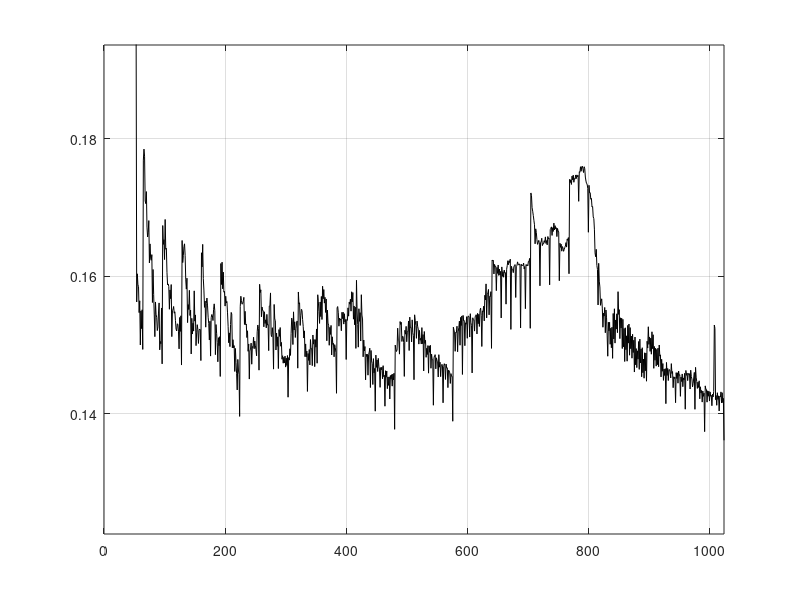

MATLAB code to generate this figure: (Note: this script raises an error after producing the figure.)
close all
ConvCPU = 5.22612;
ConvGPU = [
1 4.48131
2 2.25564
3 1.52032
4 1.16607
5 0.933378
6 0.773755
7 0.68313
8 0.600469
9 0.523088
10 0.511404
11 0.437202
12 0.430302
13 0.423114
14 0.351789
15 0.349793
16 0.346056
17 0.343474
18 0.271695
19 0.27935
20 0.270757
21 0.278518
22 0.277277
23 0.278151
24 0.270682
25 0.277378
26 0.276278
27 0.205734
28 0.204863
29 0.205794
30 0.205804
31 0.206699
32 0.195629
33 0.252815
34 0.25806
35 0.2483
36 0.247077
37 0.257475
38 0.248431
39 0.247543
40 0.246059
41 0.254586
42 0.244963
43 0.24446
44 0.241898
45 0.242261
46 0.243915
47 0.242409
48 0.227996
49 0.240667
50 0.237828
51 0.236855
52 0.229629
53 0.197236
54 0.156263
55 0.16035
56 0.158783
57 0.15848
58 0.154709
59 0.15643
60 0.150006
61 0.154958
62 0.152386
63 0.155125
64 0.149362
65 0.176879
66 0.178474
67 0.177447
68 0.17093
69 0.170549
70 0.1723
71 0.167136
72 0.165703
73 0.166376
74 0.168085
75 0.161934
76 0.164698
77 0.162654
78 0.162312
79 0.163136
80 0.156181
81 0.160977
82 0.157354
83 0.154373
84 0.151214
85 0.156257
86 0.154455
87 0.154043
88 0.152101
89 0.152631
90 0.154645
91 0.15612
92 0.149295
93 0.150519
94 0.150195
95 0.155385
96 0.14726
97 0.167365
98 0.164624
99 0.165309
100 0.162421
101 0.168249
102 0.163914
103 0.164063
104 0.160565
105 0.158738
106 0.158881
107 0.158505
108 0.155198
109 0.158004
110 0.15674
111 0.158788
112 0.151219
113 0.155032
114 0.15517
115 0.155603
116 0.15462
117 0.154839
118 0.153556
119 0.152315
120 0.15205
121 0.153079
122 0.153018
123 0.152014
124 0.149441
125 0.154004
126 0.151974
127 0.154247
128 0.147091
129 0.165194
130 0.161981
131 0.162982
132 0.164281
133 0.164708
134 0.163043
135 0.159472
136 0.158123
137 0.159711
138 0.153256
139 0.15588
140 0.155161
141 0.15795
142 0.154284
143 0.155064
144 0.148699
145 0.15388
146 0.151598
147 0.153169
148 0.152025
149 0.157872
150 0.153469
151 0.154376
152 0.149911
153 0.151765
154 0.152957
155 0.152241
156 0.150228
157 0.152152
158 0.152311
159 0.152251
160 0.147738
161 0.163406
162 0.161353
163 0.164629
164 0.159641
165 0.157988
166 0.155474
167 0.156394
168 0.152595
169 0.156071
170 0.156826
171 0.155685
172 0.15404
173 0.153116
174 0.150729
175 0.153461
176 0.148392
177 0.153972
178 0.154433
179 0.154254
180 0.153555
181 0.155192
182 0.155984
183 0.154972
184 0.148598
185 0.152975
186 0.151698
187 0.15039
188 0.147566
189 0.151067
190 0.149905
191 0.15121
192 0.14543
193 0.161844
194 0.158792
195 0.162045
196 0.158171
197 0.160593
198 0.15767
199 0.1578
200 0.155658
201 0.157088
202 0.15613
203 0.156329
204 0.154675
205 0.152718
206 0.15033
207 0.151762
208 0.149764
209 0.152976
210 0.154736
211 0.154503
212 0.14958
213 0.150775
214 0.149585
215 0.149916
216 0.146153
217 0.149504
218 0.147451
219 0.145895
220 0.14347
221 0.147908
222 0.146364
223 0.145716
224 0.139625
225 0.155582
226 0.157089
227 0.156438
228 0.155934
229 0.156054
230 0.156343
231 0.156927
232 0.152984
233 0.154899
234 0.152937
235 0.153058
236 0.151083
237 0.152067
238 0.149085
239 0.150153
240 0.145051
241 0.149207
242 0.149348
243 0.150275
244 0.147211
245 0.149781
246 0.149627
247 0.151132
248 0.149459
249 0.150578
250 0.149874
251 0.14932
252 0.148433
253 0.151917
254 0.15291
255 0.152403
256 0.146346
257 0.158826
258 0.157624
259 0.158027
260 0.154099
261 0.15552
262 0.155009
263 0.15498
264 0.152645
265 0.154827
266 0.153136
267 0.153662
268 0.152496
269 0.154454
270 0.152894
271 0.152977
272 0.149184
273 0.155681
274 0.155719
275 0.157572
276 0.151507
277 0.151213
278 0.152522
279 0.151439
280 0.146497
281 0.155896
282 0.153768
283 0.153552
284 0.149275
285 0.151747
286 0.149808
287 0.15119
288 0.14658
289 0.152243
290 0.151257
291 0.152541
292 0.149823
293 0.150382
294 0.147933
295 0.148443
296 0.147359
297 0.148214
298 0.147396
299 0.148389
300 0.146793
301 0.148087
302 0.147028
303 0.148473
304 0.142415
305 0.14817
306 0.147805
307 0.149456
308 0.148488
309 0.151647
310 0.153917
311 0.15348
312 0.150068
313 0.154821
314 0.152182
315 0.153375
316 0.151094
317 0.152411
318 0.153188
319 0.153502
320 0.146636
321 0.157708
322 0.155967
323 0.156137
324 0.152845
325 0.154247
326 0.155188
327 0.155022
328 0.153719
329 0.152719
330 0.151015
331 0.152059
332 0.148305
333 0.150159
334 0.148281
335 0.149117
336 0.143255
337 0.148766
338 0.14776
339 0.149343
340 0.147106
341 0.150791
342 0.14941
343 0.14948
344 0.147004
345 0.151458
346 0.15013
347 0.150795
348 0.146859
349 0.150782
350 0.149687
351 0.152333
352 0.147354
353 0.157305
354 0.156281
355 0.154855
356 0.153143
357 0.156259
358 0.154136
359 0.157058
360 0.153708
361 0.158548
362 0.156717
363 0.158061
364 0.156093
365 0.156933
366 0.154734
367 0.156694
368 0.150616
369 0.15508
370 0.153166
371 0.152886
372 0.149964
373 0.152569
374 0.151541
375 0.152848
376 0.148549
377 0.151196
378 0.150079
379 0.150246
380 0.148289
381 0.150056
382 0.149614
383 0.148877
384 0.142985
385 0.155417
386 0.155588
387 0.154679
388 0.152736
389 0.153913
390 0.153662
391 0.153768
392 0.152077
393 0.154758
394 0.153843
395 0.154771
396 0.153041
397 0.154549
398 0.153353
399 0.153707
400 0.147895
401 0.153707
402 0.153581
403 0.155404
404 0.154196
405 0.15623
406 0.155948
407 0.156661
408 0.154923
409 0.15774
410 0.156267
411 0.157627
412 0.153757
413 0.155676
414 0.15294
415 0.155501
416 0.149508
417 0.159407
418 0.15494
419 0.15298
420 0.149692
421 0.155273
422 0.153441
423 0.154706
424 0.15058
425 0.157311
426 0.154344
427 0.153787
428 0.148284
429 0.150729
430 0.149132
431 0.14978
432 0.144936
433 0.148684
434 0.148325
435 0.148662
436 0.145618
437 0.148583
438 0.148964
439 0.149537
440 0.14382
441 0.149209
442 0.147686
443 0.147306
444 0.144259
445 0.148025
446 0.145953
447 0.146596
448 0.140384
449 0.148534
450 0.146754
451 0.147827
452 0.146149
453 0.14806
454 0.146832
455 0.1465
456 0.143846
457 0.146734
458 0.146391
459 0.146778
460 0.145097
461 0.147
462 0.145398
463 0.145606
464 0.141106
465 0.146266
466 0.145329
467 0.14622
468 0.143656
469 0.145357
470 0.144133
471 0.145377
472 0.142154
473 0.145577
474 0.145029
475 0.145692
476 0.144025
477 0.145776
478 0.144921
479 0.145903
480 0.137748
481 0.149988
482 0.149369
483 0.149058
484 0.149268
485 0.152446
486 0.150675
487 0.150499
488 0.148677
489 0.153412
490 0.152991
491 0.153305
492 0.150515
493 0.151273
494 0.151225
495 0.150349
496 0.145437
497 0.152145
498 0.151579
499 0.152709
500 0.150479
501 0.151877
502 0.15202
503 0.153495
504 0.149201
505 0.154054
506 0.152511
507 0.152549
508 0.150456
509 0.153657
510 0.15181
511 0.151385
512 0.144956
513 0.154391
514 0.15359
515 0.152859
516 0.150971
517 0.153483
518 0.152714
519 0.152327
520 0.150132
521 0.152128
522 0.150702
523 0.150976
524 0.150144
525 0.152531
526 0.150197
527 0.151519
528 0.146232
529 0.151964
530 0.150224
531 0.150687
532 0.148215
533 0.14953
534 0.148621
535 0.14992
536 0.145911
537 0.149867
538 0.148941
539 0.149964
540 0.146622
541 0.148676
542 0.147871
543 0.147877
544 0.14125
545 0.148166
546 0.14841
547 0.148598
548 0.146538
549 0.148142
550 0.147735
551 0.147611
552 0.145356
553 0.148596
554 0.146782
555 0.147499
556 0.145406
557 0.146979
558 0.14718
559 0.147059
560 0.141601
561 0.146858
562 0.147286
563 0.147001
564 0.144998
565 0.147234
566 0.14664
567 0.146689
568 0.143808
569 0.146354
570 0.14626
571 0.145956
572 0.144418
573 0.145842
574 0.145453
575 0.145448
576 0.138921
577 0.152592
578 0.152166
579 0.151769
580 0.149087
581 0.151876
582 0.151829
583 0.15273
584 0.149017
585 0.151912
586 0.152524
587 0.153472
588 0.149972
589 0.154016
590 0.152834
591 0.154223
592 0.145721
593 0.154308
594 0.153515
595 0.153556
596 0.149901
597 0.15323
598 0.153016
599 0.154125
600 0.150977
601 0.154118
602 0.15423
603 0.154075
604 0.151158
605 0.154552
606 0.15329
607 0.152805
608 0.145943
609 0.153958
610 0.15368
611 0.153646
612 0.152025
613 0.154095
614 0.154312
615 0.154396
616 0.15161
617 0.154607
618 0.153089
619 0.154466
620 0.152695
621 0.155017
622 0.15536
623 0.154286
624 0.149787
625 0.154955
626 0.15485
627 0.155643
628 0.153508
629 0.157235
630 0.156549
631 0.158884
632 0.153945
633 0.157322
634 0.157554
635 0.158081
636 0.154386
637 0.15708
638 0.157033
639 0.157756
640 0.149513
641 0.162338
642 0.162222
643 0.162318
644 0.160327
645 0.161719
646 0.161388
647 0.161432
648 0.157901
649 0.161275
650 0.160409
651 0.161631
652 0.160118
653 0.161032
654 0.160168
655 0.160702
656 0.153933
657 0.161351
658 0.159978
659 0.160662
660 0.15985
661 0.160896
662 0.160451
663 0.160518
664 0.155938
665 0.161008
666 0.161538
667 0.162254
668 0.161677
669 0.162239
670 0.161988
671 0.162477
672 0.152269
673 0.161443
674 0.160982
675 0.160964
676 0.160518
677 0.161437
678 0.161515
679 0.161689
680 0.156909
681 0.16144
682 0.161526
683 0.162086
684 0.161729
685 0.161624
686 0.161794
687 0.161638
688 0.152477
689 0.161746
690 0.161522
691 0.161593
692 0.161544
693 0.161913
694 0.161051
695 0.161414
696 0.15528
697 0.161695
698 0.161512
699 0.161668
700 0.161513
701 0.162148
702 0.162134
703 0.162593
704 0.152428
705 0.172104
706 0.171737
707 0.169987
708 0.169454
709 0.168841
710 0.168134
711 0.16748
712 0.164709
713 0.166887
714 0.166354
715 0.165308
716 0.164629
717 0.164868
718 0.16521
719 0.164887
720 0.158606
721 0.164925
722 0.164959
723 0.16552
724 0.16445
725 0.164742
726 0.164702
727 0.165164
728 0.164919
729 0.165715
730 0.164754
731 0.165178
732 0.164558
733 0.165767
734 0.165436
735 0.165533
736 0.158748
737 0.166793
738 0.166954
739 0.167173
740 0.165926
741 0.167053
742 0.166507
743 0.167718
744 0.166719
745 0.167345
746 0.166876
747 0.167055
748 0.165758
749 0.166948
750 0.16656
751 0.16642
752 0.159342
753 0.164794
754 0.164199
755 0.164655
756 0.16364
757 0.164312
758 0.164118
759 0.16362
760 0.163879
761 0.164187
762 0.164342
763 0.164883
764 0.164233
765 0.165416
766 0.165207
767 0.165618
768 0.16036
769 0.174083
770 0.173605
771 0.174015
772 0.173334
773 0.174545
774 0.174004
775 0.174689
776 0.173655
777 0.174192
778 0.174106
779 0.174716
780 0.174185
781 0.174725
782 0.174438
783 0.174661
784 0.170884
785 0.175192
786 0.175094
787 0.175912
788 0.175255
789 0.175885
790 0.176003
791 0.1756
792 0.17507
793 0.17591
794 0.17564
795 0.174411
796 0.173828
797 0.17346
798 0.17337
799 0.172742
800 0.166388
801 0.173214
802 0.172105
803 0.172139
804 0.171183
805 0.171315
806 0.170063
807 0.170124
808 0.168617
809 0.168393
810 0.166737
811 0.163392
812 0.162829
813 0.163906
814 0.161567
815 0.160991
816 0.155819
817 0.161873
818 0.159279
819 0.158436
820 0.155769
821 0.156316
822 0.156715
823 0.155365
824 0.152586
825 0.154629
826 0.154207
827 0.15546
828 0.151784
829 0.155091
830 0.15395
831 0.15145
832 0.148372
833 0.153318
834 0.152063
835 0.153306
836 0.150108
837 0.152445
838 0.149604
839 0.152589
840 0.148062
841 0.154583
842 0.150878
843 0.155267
844 0.150278
845 0.153641
846 0.152314
847 0.15454
848 0.151794
849 0.157754
850 0.154447
851 0.155141
852 0.150928
853 0.153955
854 0.152467
855 0.153902
856 0.149487
857 0.153735
858 0.149744
859 0.152398
860 0.147604
861 0.152504
862 0.14932
863 0.151334
864 0.147649
865 0.152851
866 0.150278
867 0.153054
868 0.14852
869 0.152532
870 0.149467
871 0.15131
872 0.148084
873 0.15156
874 0.148909
875 0.150698
876 0.146075
877 0.151158
878 0.147127
879 0.149481
880 0.146717
881 0.149155
882 0.147948
883 0.15051
884 0.146459
885 0.150857
886 0.147388
887 0.149431
888 0.145385
889 0.149607
890 0.145975
891 0.147949
892 0.145175
893 0.148876
894 0.146252
895 0.148834
896 0.14474
897 0.150552
898 0.149557
899 0.152654
900 0.150096
901 0.151171
902 0.149075
903 0.151
904 0.148665
905 0.151923
906 0.149471
907 0.151494
908 0.14661
909 0.149787
910 0.147788
911 0.149532
912 0.146932
913 0.149366
914 0.147135
915 0.149553
916 0.146843
917 0.150002
918 0.148382
919 0.148573
920 0.145365
921 0.147933
922 0.146186
923 0.147308
924 0.144863
925 0.146511
926 0.145573
927 0.146565
928 0.141476
929 0.147471
930 0.145579
931 0.146596
932 0.144838
933 0.146415
934 0.146423
935 0.146111
936 0.145215
937 0.147296
938 0.145861
939 0.146147
940 0.143795
941 0.145387
942 0.145122
943 0.145323
944 0.141618
945 0.145983
946 0.145135
947 0.145969
948 0.144452
949 0.146224
950 0.145594
951 0.14568
952 0.142543
953 0.145346
954 0.144696
955 0.145795
956 0.143942
957 0.145213
958 0.144943
959 0.145885
960 0.140671
961 0.146305
962 0.145597
963 0.145927
964 0.144829
965 0.145867
966 0.145713
967 0.145843
968 0.143604
969 0.14634
970 0.145408
971 0.145067
972 0.143913
973 0.144377
974 0.145204
975 0.146019
976 0.140657
977 0.146754
978 0.14532
979 0.14468
980 0.143689
981 0.144607
982 0.143834
983 0.144796
984 0.142182
985 0.14393
986 0.143023
987 0.143396
988 0.141706
989 0.143313
990 0.142545
991 0.143001
992 0.137409
993 0.144064
994 0.143556
995 0.143549
996 0.141695
997 0.143348
998 0.142556
999 0.143287
1000 0.141857
1001 0.143182
1002 0.14255
1003 0.1427
1004 0.141179
1005 0.142857
1006 0.142449
1007 0.143235
1008 0.152905
1009 0.152423
1010 0.142062
1011 0.142664
1012 0.141241
1013 0.143067
1014 0.142091
1015 0.142609
1016 0.140415
1017 0.142563
1018 0.142441
1019 0.143188
1020 0.141586
1021 0.143067
1022 0.141628
1023 0.142242
1024 0.136148
];
ConvGPUshared = [
1 4.23101
2 2.13038
3 1.43644
4 1.10197
5 0.883898
6 0.733956
7 0.646872
8 0.568016
9 0.496663
10 0.484021
11 0.414857
12 0.40777
13 0.400979
14 0.334474
15 0.331677
16 0.32819
17 0.327017
18 0.290169
19 0.28753
20 0.256841
21 0.266692
22 0.265777
23 0.266824
24 0.257741
25 0.266668
26 0.265458
27 0.196742
28 0.195541
29 0.197188
30 0.197405
31 0.198248
32 0.185949
33 0.21289
34 0.21159
35 0.210248
36 0.208183
37 0.208277
38 0.205863
39 0.205336
40 0.200576
41 0.204098
42 0.203277
43 0.202852
44 0.200878
45 0.201733
46 0.200974
47 0.200332
48 0.185217
49 0.199312
50 0.198137
51 0.198631
52 0.192718
53 0.199479
54 0.19466
55 0.195567
56 0.194746
57 0.201987
58 0.202532
59 0.198871
60 0.197415
61 0.201525
62 0.114435
63 0.115054
64 0.10836
65 0.204032
66 0.204201
67 0.204836
68 0.205033
69 0.205923
70 0.205422
71 0.201074
72 0.193677
73 0.202225
74 0.2019
75 0.202771
76 0.201578
77 0.206038
78 0.206055
79 0.206263
80 0.192009
81 0.206626
82 0.206512
83 0.207058
84 0.206905
85 0.207168
86 0.207191
87 0.207524
88 0.194229
89 0.207903
90 0.207738
91 0.208125
92 0.208034
93 0.117361
94 0.114172
95 0.114624
96 0.107824
97 0.198111
98 0.199
99 0.198645
100 0.197931
101 0.199203
102 0.198846
103 0.198559
104 0.198452
105 0.199
106 0.194461
107 0.194528
108 0.194051
109 0.194798
110 0.194884
111 0.195585
112 0.187054
113 0.195883
114 0.220342
115 0.196329
116 0.196214
117 0.197633
118 0.198112
119 0.198497
120 0.196678
121 0.202333
122 0.201045
123 0.201189
124 0.200599
125 0.2013
126 0.201579
127 0.201875
128 0.187689
129 0.209983
130 0.210151
131 0.210281
132 0.210075
133 0.210342
134 0.210643
135 0.210761
136 0.210307
137 0.210619
138 0.210844
139 0.210666
140 0.204565
141 0.204011
142 0.20197
143 0.202243
144 0.187935
145 0.202013
146 0.202268
147 0.202415
148 0.201457
149 0.202142
150 0.202153
151 0.202292
152 0.201386
153 0.202535
154 0.203811
155 0.203938
156 0.203356
157 0.204228
158 0.204398
159 0.204839
160 0.19058
161 0.210227
162 0.210323
163 0.2106
164 0.210133
165 0.210315
166 0.210291
167 0.210068
168 0.20484
169 0.203558
170 0.202744
171 0.203102
172 0.202956
173 0.203398
174 0.203293
175 0.204341
176 0.189902
177 0.203989
178 0.203574
179 0.203859
180 0.203625
181 0.204376
182 0.203992
183 0.204276
184 0.204176
185 0.204843
186 0.116719
187 0.116969
188 0.116322
189 0.117271
190 0.116947
191 0.117588
192 0.110096
193 0.18841
194 0.188217
195 0.188779
196 0.189079
197 0.18962
198 0.189346
199 0.190084
200 0.189
201 0.190651
202 0.190801
203 0.190891
204 0.190324
205 0.191025
206 0.191863
207 0.191753
208 0.188614
209 0.191211
210 0.190884
211 0.190844
212 0.186844
213 0.187477
214 0.185443
215 0.185837
216 0.185084
217 0.186622
218 0.187159
219 0.187499
220 0.187067
221 0.187854
222 0.188264
223 0.189818
224 0.186812
225 0.190482
226 0.190343
227 0.190795
228 0.190565
229 0.190745
230 0.190382
231 0.190479
232 0.189932
233 0.191008
234 0.190675
235 0.190602
236 0.190248
237 0.190973
238 0.190736
239 0.191433
240 0.188388
241 0.19131
242 0.190828
243 0.190956
244 0.190489
245 0.191265
246 0.1915
247 0.19155
248 0.189913
249 0.191438
250 0.191539
251 0.191904
252 0.191137
253 0.192007
254 0.191983
255 0.193107
256 0.189363
257 0.194416
258 0.194019
259 0.194396
260 0.193835
261 0.19479
262 0.193946
263 0.194893
264 0.193879
265 0.194943
266 0.194739
267 0.195132
268 0.194118
269 0.195338
270 0.195195
271 0.195833
272 0.193735
273 0.195304
274 0.194883
275 0.19534
276 0.19512
277 0.195814
278 0.194127
279 0.19502
280 0.193967
281 0.192525
282 0.191331
283 0.190482
284 0.188198
285 0.18875
286 0.188716
287 0.189972
288 0.186159
289 0.188548
290 0.188542
291 0.188643
292 0.187897
293 0.188476
294 0.188485
295 0.188921
296 0.187054
297 0.188632
298 0.188348
299 0.188547
300 0.188292
301 0.189017
302 0.188646
303 0.18935
304 0.186775
305 0.189337
306 0.188514
307 0.191648
308 0.1883
309 0.189864
310 0.228119
311 0.189974
312 0.187494
313 0.189247
314 0.18891
315 0.18907
316 0.188483
317 0.18955
318 0.189302
319 0.190118
320 0.187196
321 0.191038
322 0.190764
323 0.191087
324 0.21988
325 0.190778
326 0.190755
327 0.191392
328 0.189195
329 0.191034
330 0.190748
331 0.191033
332 0.206744
333 0.191324
334 0.191104
335 0.19196
336 0.189071
337 0.191457
338 0.191108
339 0.19161
340 0.191004
341 0.191303
342 0.191143
343 0.191733
344 0.189778
345 0.191714
346 0.191215
347 0.191738
348 0.191384
349 0.192347
350 0.191675
351 0.192575
352 0.190198
353 0.194312
354 0.193911
355 0.193956
356 0.193323
357 0.194001
358 0.193825
359 0.194355
360 0.192181
361 0.194044
362 0.194181
363 0.194065
364 0.193781
365 0.194491
366 0.194004
367 0.194555
368 0.191862
369 0.194495
370 0.193905
371 0.194355
372 0.193753
373 0.194614
374 0.194074
375 0.19457
376 0.192353
377 0.194796
378 0.194119
379 0.194458
380 0.193828
381 0.194941
382 0.194713
383 0.195128
384 0.19265
385 0.198404
386 0.198256
387 0.198164
388 0.197837
389 0.198484
390 0.19817
391 0.198453
392 0.196929
393 0.198622
394 0.19833
395 0.198253
396 0.197873
397 0.19892
398 0.198507
399 0.198856
400 0.196933
401 0.199062
402 0.198563
403 0.198689
404 0.197876
405 0.198987
406 0.198944
407 0.199051
408 0.197671
409 0.199316
410 0.199069
411 0.199134
412 0.198457
413 0.199345
414 0.199228
415 0.199115
416 0.193516
417 0.197797
418 0.19445
419 0.194349
420 0.192826
421 0.192546
422 0.191938
423 0.190726
424 0.188808
425 0.189437
426 0.188738
427 0.188155
428 0.186914
429 0.187974
430 0.187775
431 0.188202
432 0.1856
433 0.18759
434 0.187421
435 0.187535
436 0.187187
437 0.18768
438 0.187374
439 0.187489
440 0.186946
441 0.187733
442 0.18771
443 0.187515
444 0.187143
445 0.188138
446 0.188028
447 0.188496
448 0.186357
449 0.187736
450 0.187958
451 0.187832
452 0.187558
453 0.1881
454 0.187801
455 0.187661
456 0.187572
457 0.188254
458 0.187977
459 0.188071
460 0.187647
461 0.188776
462 0.188488
463 0.188469
464 0.186864
465 0.188515
466 0.188505
467 0.188062
468 0.187629
469 0.18856
470 0.188276
471 0.188177
472 0.187412
473 0.188564
474 0.188537
475 0.18835
476 0.187804
477 0.188969
478 0.188897
479 0.188882
480 0.187494
481 0.189771
482 0.189901
483 0.190004
484 0.18936
485 0.189764
486 0.189751
487 0.203152
488 0.189192
489 0.190057
490 0.190052
491 0.190151
492 0.189344
493 0.190517
494 0.190504
495 0.190717
496 0.188616
497 0.190658
498 0.190056
499 0.19032
500 0.189618
501 0.189922
502 0.189879
503 0.190134
504 0.189748
505 0.190412
506 0.189982
507 0.190041
508 0.189663
509 0.190741
510 0.190302
511 0.190348
512 0.188614
513 0.190317
514 0.190213
515 0.190274
516 0.18964
517 0.190145
518 0.190306
519 0.190257
520 0.189619
521 0.190296
522 0.190465
523 0.190545
524 0.189936
525 0.190944
526 0.190824
527 0.191035
528 0.189623
529 0.190821
530 0.190567
531 0.190668
532 0.190219
533 0.19084
534 0.190553
535 0.190502
536 0.189895
537 0.190973
538 0.190909
539 0.190918
540 0.190303
541 0.191581
542 0.191691
543 0.191706
544 0.189829
545 0.192787
546 0.19264
547 0.193049
548 0.191808
549 0.19268
550 0.192508
551 0.19265
552 0.192332
553 0.192962
554 0.192675
555 0.192799
556 0.192299
557 0.193448
558 0.193353
559 0.193574
560 0.191745
561 0.193557
562 0.193188
563 0.193164
564 0.192195
565 0.19359
566 0.193256
567 0.19322
568 0.192318
569 0.193851
570 0.193881
571 0.19346
572 0.192563
573 0.193476
574 0.193973
575 0.193951
576 0.192101
577 0.19377
578 0.193824
579 0.194088
580 0.192823
581 0.193639
582 0.193568
583 0.193535
584 0.193171
585 0.193781
586 0.193664
587 0.193782
588 0.193416
589 0.194274
590 0.194367
591 0.194261
592 0.192747
593 0.194403
594 0.194333
595 0.194118
596 0.193213
597 0.193899
598 0.194054
599 0.193988
600 0.193149
601 0.194223
602 0.194158
603 0.194247
604 0.193668
605 0.19514
606 0.194804
607 0.195197
608 0.193302
609 0.196681
610 0.196531
611 0.196997
612 0.196066
613 0.196426
614 0.19699
615 0.196538
616 0.1962
617 0.196568
618 0.196601
619 0.196599
620 0.196395
621 0.197411
622 0.196844
623 0.196967
624 0.195785
625 0.197029
626 0.196824
627 0.197104
628 0.196032
629 0.196972
630 0.196684
631 0.19679
632 0.196114
633 0.197082
634 0.196958
635 0.196783
636 0.196101
637 0.197409
638 0.197624
639 0.197342
640 0.195971
641 0.19772
642 0.197967
643 0.197989
644 0.197282
645 0.197682
646 0.197775
647 0.198059
648 0.197174
649 0.198045
650 0.198022
651 0.198202
652 0.197587
653 0.198629
654 0.198372
655 0.198795
656 0.197014
657 0.198172
658 0.198089
659 0.198742
660 0.197561
661 0.198232
662 0.198286
663 0.198568
664 0.198071
665 0.198697
666 0.198541
667 0.198555
668 0.197975
669 0.199766
670 0.199222
671 0.199215
672 0.197826
673 0.201436
674 0.20176
675 0.201678
676 0.200954
677 0.201485
678 0.201813
679 0.201668
680 0.20092
681 0.202202
682 0.201807
683 0.201818
684 0.201022
685 0.202116
686 0.202197
687 0.20241
688 0.200457
689 0.202127
690 0.202164
691 0.202052
692 0.201223
693 0.201974
694 0.201824
695 0.202068
696 0.201567
697 0.202279
698 0.202151
699 0.202152
700 0.201676
701 0.202912
702 0.202544
703 0.202794
704 0.201213
705 0.203385
706 0.20355
707 0.20417
708 0.203177
709 0.20351
710 0.203317
711 0.203375
712 0.202803
713 0.203312
714 0.20351
715 0.203324
716 0.202871
717 0.204132
718 0.204294
719 0.204659
720 0.202279
721 0.204734
722 0.204046
723 0.204496
724 0.203589
725 0.20429
726 0.203574
727 0.203874
728 0.202968
729 0.204091
730 0.204628
731 0.204705
732 0.203789
733 0.205202
734 0.204831
735 0.205
736 0.202816
737 0.208739
738 0.208784
739 0.208948
740 0.208212
741 0.208144
742 0.208636
743 0.208439
744 0.206875
745 0.207837
746 0.207577
747 0.207387
748 0.2066
749 0.208131
750 0.208023
751 0.208711
752 0.205304
753 0.208872
754 0.208874
755 0.208792
756 0.208857
757 0.208279
758 0.208401
759 0.208393
760 0.208817
761 0.208946
762 0.208943
763 0.20893
764 0.208894
765 0.208959
766 0.208778
767 0.208949
768 0.206416
769 0.209153
770 0.208799
771 0.208902
772 0.208803
773 0.208923
774 0.208732
775 0.209061
776 0.208746
777 0.20919
778 0.209088
779 0.208845
780 0.208814
781 0.209435
782 0.209275
783 0.20904
784 0.207063
785 0.209216
786 0.22157
787 0.209337
788 0.209099
789 0.209066
790 0.20892
791 0.208965
792 0.208757
793 0.209158
794 0.208915
795 0.20886
796 0.209184
797 0.209676
798 0.209836
799 0.209122
800 0.207297
801 0.213963
802 0.213587
803 0.213625
804 0.212823
805 0.212668
806 0.208341
807 0.208306
808 0.207329
809 0.252727
810 0.207736
811 0.206612
812 0.205659
813 0.206411
814 0.205632
815 0.202904
816 0.200996
817 0.202439
818 0.202049
819 0.201798
820 0.200777
821 0.201372
822 0.200504
823 0.197725
824 0.197318
825 0.197878
826 0.197137
827 0.197112
828 0.196152
829 0.196759
830 0.196034
831 0.19581
832 0.193257
833 0.196055
834 0.194284
835 0.19398
836 0.193017
837 0.1935
838 0.193373
839 0.193221
840 0.19258
841 0.192961
842 0.192911
843 0.192247
844 0.19138
845 0.192247
846 0.191838
847 0.192179
848 0.191965
849 0.191792
850 0.191496
851 0.190875
852 0.190135
853 0.190661
854 0.190286
855 0.190389
856 0.189965
857 0.19038
858 0.190195
859 0.190289
860 0.189871
861 0.190482
862 0.190449
863 0.190463
864 0.190254
865 0.190463
866 0.190282
867 0.191064
868 0.19027
869 0.190753
870 0.19056
871 0.190856
872 0.190517
873 0.190932
874 0.190681
875 0.19078
876 0.190462
877 0.191217
878 0.190607
879 0.190585
880 0.190836
881 0.191202
882 0.190602
883 0.191052
884 0.190281
885 0.191307
886 0.190915
887 0.190849
888 0.190561
889 0.191072
890 0.191093
891 0.190848
892 0.190404
893 0.191278
894 0.191124
895 0.191351
896 0.191037
897 0.191158
898 0.190812
899 0.191494
900 0.190804
901 0.191404
902 0.191096
903 0.191193
904 0.191114
905 0.191323
906 0.19099
907 0.191416
908 0.190843
909 0.191563
910 0.190944
911 0.191031
912 0.191253
913 0.191205
914 0.191265
915 0.19148
916 0.190919
917 0.191344
918 0.191389
919 0.191468
920 0.190998
921 0.191263
922 0.191412
923 0.191536
924 0.190923
925 0.191675
926 0.191233
927 0.191614
928 0.19163
929 0.191389
930 0.191302
931 0.191712
932 0.191341
933 0.191737
934 0.191484
935 0.191727
936 0.19133
937 0.191966
938 0.191363
939 0.191619
940 0.191305
941 0.191798
942 0.19124
943 0.191468
944 0.191557
945 0.19181
946 0.191757
947 0.191847
948 0.191048
949 0.191829
950 0.191745
951 0.191786
952 0.19133
953 0.191854
954 0.191712
955 0.19164
956 0.191204
957 0.192496
958 0.191932
959 0.191715
960 0.191867
961 0.193152
962 0.193233
963 0.193747
964 0.192785
965 0.193476
966 0.19345
967 0.193538
968 0.192897
969 0.19373
970 0.193153
971 0.193574
972 0.193222
973 0.193333
974 0.193129
975 0.193412
976 0.193467
977 0.193214
978 0.193274
979 0.193653
980 0.193188
981 0.193901
982 0.193411
983 0.193562
984 0.193264
985 0.193809
986 0.193476
987 0.216783
988 0.19303
989 0.193804
990 0.193558
991 0.242516
992 0.193586
993 0.193499
994 0.193631
995 0.220936
996 0.193071
997 0.193674
998 0.193628
999 0.19386
1000 0.193326
1001 0.193698
1002 0.19375
1003 0.193923
1004 0.193318
1005 0.193795
1006 0.193354
1007 0.193565
1008 0.193967
1009 0.194006
1010 0.193328
1011 0.194219
1012 0.193167
1013 0.193912
1014 0.193685
1015 0.193805
1016 0.19354
1017 0.1938
1018 0.193612
1019 0.193752
1020 0.193009
1021 0.194193
1022 0.193584
1023 0.193637
1024 0.193765
];
PointToPointMultiply = [
1 0.0554992
2 0.0302362
3 0.0221411
4 0.0179206
5 0.0153632
6 0.0139562
7 0.0127283
8 0.0118816
9 0.0113898
10 0.0112307
11 0.0103712
12 0.00944352
13 0.00880736
14 0.00863776
15 0.00824896
16 0.00809728
17 0.00796
18 0.00771008
19 0.00751296
20 0.00730944
21 0.0072816
22 0.00721632
23 0.00714816
24 0.0069504
25 0.00699552
26 0.00691456
27 0.00686496
28 0.006768
29 0.00679648
30 0.00671168
31 0.00669344
32 0.0064112
33 0.0067136
34 0.00665344
35 0.0065392
36 0.0064528
37 0.0065104
38 0.0064896
39 0.0064544
40 0.00626592
41 0.00635424
42 0.00630016
43 0.00632352
44 0.00624512
45 0.0062992
46 0.0062304
47 0.00621088
48 0.0060816
49 0.00621024
50 0.00616704
51 0.00620192
52 0.0061312
53 0.00622944
54 0.00614464
55 0.00613824
56 0.00601152
57 0.00610496
58 0.00604992
59 0.00642624
60 0.00601536
61 0.0061248
62 0.00605472
63 0.00655008
64 0.00587424
65 0.00604832
66 0.00600608
67 0.0060064
68 0.00582816
69 0.00581888
70 0.00576608
71 0.00589152
72 0.0057696
73 0.00580896
74 0.00594112
75 0.00581632
76 0.005808
77 0.00580864
78 0.0057904
79 0.00581568
80 0.00572544
81 0.00581568
82 0.00581216
83 0.00581248
84 0.00570944
85 0.00580384
86 0.0057536
87 0.00579776
88 0.0057232
89 0.00583008
90 0.00577312
91 0.0057856
92 0.00571936
93 0.00581344
94 0.00579456
95 0.00586432
96 0.005696
97 0.00576512
98 0.00576704
99 0.00575552
100 0.00572416
101 0.0057968
102 0.00575584
103 0.00585952
104 0.00569184
105 0.0058384
106 0.00577376
107 0.00582624
108 0.00570752
109 0.00574656
110 0.00578336
111 0.00577664
112 0.00570272
113 0.00580544
114 0.00577376
115 0.0059264
116 0.0057328
117 0.00598144
118 0.0059744
119 0.00603008
120 0.0058304
121 0.00610912
122 0.00601824
123 0.00607488
124 0.00587648
125 0.0059744
126 0.00614432
127 0.00616192
128 0.00618976
129 0.00617568
130 0.00615232
131 0.0061952
132 0.00603936
133 0.00629696
134 0.00631584
135 0.00637376
136 0.00673696
137 0.00630432
138 0.0062016
139 0.00604448
140 0.00578592
141 0.00580416
142 0.00591232
143 0.00581344
144 0.00571296
145 0.00583264
146 0.006072
147 0.00589856
148 0.00576192
149 0.00582816
150 0.00578336
151 0.00584608
152 0.00572832
153 0.0058016
154 0.00577312
155 0.00582144
156 0.00576544
157 0.0057424
158 0.00573184
159 0.00573632
160 0.00565696
161 0.00578368
162 0.00577024
163 0.00578976
164 0.0057344
165 0.00579488
166 0.00578208
167 0.00582208
168 0.00571072
169 0.00582016
170 0.00580352
171 0.00584096
172 0.00576704
173 0.00592672
174 0.00585344
175 0.00586272
176 0.00572672
177 0.00582816
178 0.00580096
179 0.00582368
180 0.00574528
181 0.00575776
182 0.00572896
183 0.00579424
184 0.0056624
185 0.00574016
186 0.00587648
187 0.00575648
188 0.00571744
189 0.00579104
190 0.0058064
191 0.00582112
192 0.0056928
193 0.0058032
194 0.00579776
195 0.00581344
196 0.00575648
197 0.0058464
198 0.00580416
199 0.00588032
200 0.00576672
201 0.00583456
202 0.00582816
203 0.00587648
204 0.0057584
205 0.0058464
206 0.0058912
207 0.00588128
208 0.00572352
209 0.00584192
210 0.0057936
211 0.00584544
212 0.00573536
213 0.00579744
214 0.00579424
215 0.00582208
216 0.00573376
217 0.00575744
218 0.0057216
219 0.00573024
220 0.00567424
221 0.00574208
222 0.00571456
223 0.0057776
224 0.00563456
225 0.0057552
226 0.005744
227 0.00576704
228 0.00571008
229 0.00579104
230 0.00575072
231 0.00577824
232 0.00568448
233 0.00581952
234 0.00575968
235 0.00577568
236 0.00571552
237 0.00580256
238 0.00579232
239 0.0058352
240 0.00571488
241 0.00581696
242 0.00576672
243 0.00584
244 0.00575968
245 0.00584128
246 0.0058176
247 0.00583584
248 0.00576384
249 0.00587904
250 0.00604896
251 0.00602176
252 0.00609216
253 0.00609696
254 0.00603776
255 0.0060432
256 0.00601216
257 0.00600224
258 0.00599488
259 0.00618368
260 0.00611328
261 0.00619552
262 0.00618304
263 0.00629632
264 0.00610816
265 0.00607232
266 0.00622368
267 0.00643872
268 0.00629056
269 0.00646208
270 0.00637248
271 0.00605728
272 0.00583008
273 0.00575168
274 0.00569248
275 0.00575616
276 0.00567584
277 0.0057744
278 0.00591776
279 0.00586688
280 0.0056912
281 0.0057648
282 0.00578048
283 0.00576576
284 0.00567136
285 0.00572608
286 0.0057184
287 0.00576832
288 0.00566336
289 0.0057744
290 0.0057728
291 0.00582816
292 0.00573344
293 0.00580224
294 0.00579456
295 0.00583584
296 0.00574176
297 0.00583776
298 0.0058192
299 0.00585184
300 0.00576
301 0.00581152
302 0.00580352
303 0.00583712
304 0.0057184
305 0.00583488
306 0.00585024
307 0.00592928
308 0.0057552
309 0.00591232
310 0.00596192
311 0.0058688
312 0.0057856
313 0.00586496
314 0.00587904
315 0.005888
316 0.00575296
317 0.00586176
318 0.00584608
319 0.00590528
320 0.00576736
321 0.0058928
322 0.00584448
323 0.00592448
324 0.00579232
325 0.00586112
326 0.00587552
327 0.00589248
328 0.00580832
329 0.00586528
330 0.00583776
331 0.00585856
332 0.00579136
333 0.00585152
334 0.00585376
335 0.00586848
336 0.00577728
337 0.00590752
338 0.00583104
339 0.0059008
340 0.00577728
341 0.00590848
342 0.0058864
343 0.00585184
344 0.00577024
345 0.0058768
346 0.0058704
347 0.00587488
348 0.00581952
349 0.0061072
350 0.00608704
351 0.0059488
352 0.0057744
353 0.0059472
354 0.00586016
355 0.00590208
356 0.0058032
357 0.00589952
358 0.00579776
359 0.0058288
360 0.0057328
361 0.0057616
362 0.00572032
363 0.00575904
364 0.00564192
365 0.00572192
366 0.00570624
367 0.00575232
368 0.00558784
369 0.00569312
370 0.00572768
371 0.00592704
372 0.00586496
373 0.00596704
374 0.00596448
375 0.00590624
376 0.00583936
377 0.00622048
378 0.00594976
379 0.00601312
380 0.00585184
381 0.00600416
382 0.00610688
383 0.00619584
384 0.00599744
385 0.00614528
386 0.0061776
387 0.00601024
388 0.00572992
389 0.00579072
390 0.00761088
391 0.00656032
392 0.00646784
393 0.00806304
394 0.0060816
395 0.00607104
396 0.00575968
397 0.00580352
398 0.00583744
399 0.00581536
400 0.00572544
401 0.00585536
402 0.00581344
403 0.00580928
404 0.00630912
405 0.0059968
406 0.00588544
407 0.00583904
408 0.00572352
409 0.00582656
410 0.00582528
411 0.00585152
412 0.00572448
413 0.00582528
414 0.0058096
415 0.00585024
416 0.0057072
417 0.00584896
418 0.00583616
419 0.0058816
420 0.00578016
421 0.00587392
422 0.00583264
423 0.0058496
424 0.00574496
425 0.00586528
426 0.00586144
427 0.00584864
428 0.00581792
429 0.00588128
430 0.00585568
431 0.00586016
432 0.00575424
433 0.0059248
434 0.0058656
435 0.00591232
436 0.00581216
437 0.00612736
438 0.00587968
439 0.005896
440 0.00581472
441 0.00596256
442 0.00588
443 0.00588448
444 0.0057936
445 0.00588288
446 0.00585312
447 0.0059248
448 0.00578272
449 0.00591776
450 0.0058944
451 0.0059424
452 0.00580832
453 0.00594624
454 0.00590272
455 0.00594752
456 0.00582784
457 0.00594592
458 0.00590336
459 0.00593504
460 0.0058672
461 0.00594016
462 0.00592384
463 0.00593216
464 0.00582048
465 0.00596288
466 0.00591968
467 0.00597792
468 0.005872
469 0.00595456
470 0.00592448
471 0.00600736
472 0.00588096
473 0.00605824
474 0.00606784
475 0.00596768
476 0.00591776
477 0.00596448
478 0.00600096
479 0.0059632
480 0.00611008
481 0.00598464
482 0.0059664
483 0.0059552
484 0.00585312
485 0.00595296
486 0.00591744
487 0.0059712
488 0.00585664
489 0.00594752
490 0.00593856
491 0.0059472
492 0.00583456
493 0.00594016
494 0.00593568
495 0.00592192
496 0.00586016
497 0.00589792
498 0.00591168
499 0.0058944
500 0.00582144
501 0.0059504
502 0.0059056
503 0.00593728
504 0.00586848
505 0.00596576
506 0.00593568
507 0.00594624
508 0.00588064
509 0.0059952
510 0.00596416
511 0.0059904
512 0.00587648
513 0.00596064
514 0.00594624
515 0.00599584
516 0.0058992
517 0.00610464
518 0.00600768
519 0.00598816
520 0.00588416
521 0.00599872
522 0.00596096
523 0.00598016
524 0.00592416
525 0.00599808
526 0.00594432
527 0.00599456
528 0.00584864
529 0.00597056
530 0.0059296
531 0.00597664
532 0.00582912
533 0.00588416
534 0.00588768
535 0.00590208
536 0.00586528
537 0.00583616
538 0.00577824
539 0.00573792
540 0.00577792
541 0.00601056
542 0.00590816
543 0.0061072
544 0.00589216
545 0.00596992
546 0.00586432
547 0.0059216
548 0.0058016
549 0.00589536
550 0.00593152
551 0.00657408
552 0.00597632
553 0.00608448
554 0.0073008
555 0.0060928
556 0.00688128
557 0.00603744
558 0.006
559 0.00611712
560 0.006128
561 0.0070928
562 0.00628704
563 0.00673536
564 0.00599008
565 0.00583264
566 0.00571232
567 0.00574304
568 0.00565248
569 0.00573376
570 0.00575168
571 0.00573888
572 0.005768
573 0.00589792
574 0.00572128
575 0.00575616
576 0.00580672
577 0.00579168
578 0.0057968
579 0.005808
580 0.00572
581 0.00579936
582 0.00576704
583 0.00576928
584 0.0056992
585 0.00576768
586 0.00587712
587 0.00579744
588 0.0057248
589 0.00576896
590 0.00574368
591 0.00588576
592 0.00567328
593 0.00579264
594 0.00574976
595 0.00579424
596 0.00572832
597 0.00581504
598 0.00580512
599 0.00580608
600 0.00571552
601 0.00578848
602 0.00579584
603 0.00581568
604 0.00575616
605 0.0058048
606 0.00579456
607 0.00583136
608 0.005696
609 0.00582592
610 0.00580544
611 0.00590976
612 0.00573888
613 0.00581408
614 0.00582656
615 0.0058688
616 0.00574784
617 0.00584096
618 0.00577152
619 0.00584064
620 0.00575744
621 0.00582976
622 0.00581312
623 0.00583008
624 0.00573472
625 0.00582912
626 0.00588544
627 0.00585632
628 0.0057792
629 0.00585568
630 0.00586016
631 0.00585728
632 0.005824
633 0.00588128
634 0.00587328
635 0.00588032
636 0.00580224
637 0.00580736
638 0.00589472
639 0.00594528
640 0.00583264
641 0.00588896
642 0.00587168
643 0.00587264
644 0.00580672
645 0.00588576
646 0.00587264
647 0.00589632
648 0.00581088
649 0.00592896
650 0.00584512
651 0.00586848
652 0.0058064
653 0.00585408
654 0.00584608
655 0.00586752
656 0.00582816
657 0.00593088
658 0.00583648
659 0.00604448
660 0.0057936
661 0.00592832
662 0.00590336
663 0.00588544
664 0.00577632
665 0.00591648
666 0.00592032
667 0.00590656
668 0.00587008
669 0.00590656
670 0.00590592
671 0.00592832
672 0.00580384
673 0.0058864
674 0.00588096
675 0.00591584
676 0.00582016
677 0.00593568
678 0.00588448
679 0.00593504
680 0.00581312
681 0.00591072
682 0.0058944
683 0.0059744
684 0.00586272
685 0.00593216
686 0.0058976
687 0.00590976
688 0.00581472
689 0.00593152
690 0.00592992
691 0.0059216
692 0.00587488
693 0.0059408
694 0.0059328
695 0.00597568
696 0.00581568
697 0.00590432
698 0.00591232
699 0.00594336
700 0.00593856
701 0.00622816
702 0.00616256
703 0.00631296
704 0.00631104
705 0.00622176
706 0.00621856
707 0.00627232
708 0.00622752
709 0.0062288
710 0.00628032
711 0.00634816
712 0.00636448
713 0.0063984
714 0.00640768
715 0.00644064
716 0.00640544
717 0.00679104
718 0.00640416
719 0.00624096
720 0.00591872
721 0.0059872
722 0.00596
723 0.00605888
724 0.00599072
725 0.0062608
726 0.00645344
727 0.00663008
728 0.00662816
729 0.0066448
730 0.00658912
731 0.00607296
732 0.0059744
733 0.00602112
734 0.00597536
735 0.00606688
736 0.00592704
737 0.00605664
738 0.00603328
739 0.00608928
740 0.00598016
741 0.00604128
742 0.00605728
743 0.00614336
744 0.0059696
745 0.00601184
746 0.00598816
747 0.0060352
748 0.00596608
749 0.00603264
750 0.00603552
751 0.00607136
752 0.00592928
753 0.00601792
754 0.00604544
755 0.00603648
756 0.00599872
757 0.00602496
758 0.00607616
759 0.0060736
760 0.00597152
761 0.00605568
762 0.00607008
763 0.0060672
764 0.0060208
765 0.00604736
766 0.00606304
767 0.00605376
768 0.00591936
769 0.00608704
770 0.00607456
771 0.00611264
772 0.006
773 0.00616384
774 0.00610848
775 0.00611264
776 0.0059808
777 0.00605664
778 0.00608
779 0.00607168
780 0.00603904
781 0.00608544
782 0.00604384
783 0.00610176
784 0.00596256
785 0.00607936
786 0.00608736
787 0.00611936
788 0.00604384
789 0.00609984
790 0.00606464
791 0.0061024
792 0.0059824
793 0.006112
794 0.00607968
795 0.00609152
796 0.00606528
797 0.00608288
798 0.00610816
799 0.00613888
800 0.00595552
801 0.00609248
802 0.00611584
803 0.00615104
804 0.00609952
805 0.00624992
806 0.00617984
807 0.00620288
808 0.00611488
809 0.00618784
810 0.006144
811 0.00616608
812 0.00606304
813 0.00615072
814 0.006096
815 0.00614848
816 0.00601248
817 0.00612448
818 0.00611264
819 0.00619104
820 0.00609248
821 0.00621152
822 0.00611808
823 0.00619392
824 0.0060608
825 0.00615008
826 0.0061072
827 0.00619968
828 0.00608032
829 0.00615168
830 0.00629312
831 0.00642432
832 0.00604608
833 0.00626432
834 0.00627392
835 0.00620544
836 0.00624384
837 0.00626688
838 0.00618208
839 0.00633984
840 0.0061104
841 0.00622368
842 0.00617792
843 0.00617664
844 0.00617472
845 0.00621088
846 0.00618624
847 0.00628672
848 0.00603776
849 0.00623584
850 0.00616896
851 0.00621312
852 0.00615136
853 0.00623104
854 0.00621344
855 0.00620032
856 0.00614688
857 0.0062208
858 0.00616672
859 0.00619456
860 0.00612224
861 0.00620544
862 0.00618208
863 0.00621536
864 0.00606656
865 0.00629728
866 0.00615904
867 0.00622112
868 0.00610976
869 0.00622592
870 0.00621504
871 0.00630464
872 0.00612384
873 0.00627328
874 0.00622912
875 0.00655264
876 0.00631456
877 0.00641376
878 0.00636928
879 0.00658464
880 0.00627008
881 0.0066144
882 0.00631904
883 0.00652416
884 0.00656224
885 0.00669664
886 0.00656768
887 0.0069872
888 0.006464
889 0.00645952
890 0.0062064
891 0.00627872
892 0.0062128
893 0.00653824
894 0.0068064
895 0.00690208
896 0.00668576
897 0.007024
898 0.00678016
899 0.00648448
900 0.00620864
901 0.00630304
902 0.00627136
903 0.0063216
904 0.00663072
905 0.00633248
906 0.00624256
907 0.00688864
908 0.00633216
909 0.00671616
910 0.00623168
911 0.00628416
912 0.0061184
913 0.00626944
914 0.00620448
915 0.00626368
916 0.00618592
917 0.006216
918 0.00619744
919 0.00619968
920 0.00616288
921 0.00622176
922 0.00620128
923 0.00626816
924 0.00613984
925 0.00619072
926 0.00644384
927 0.00619648
928 0.0061232
929 0.00620288
930 0.00616768
931 0.00620832
932 0.00612992
933 0.00620192
934 0.00622976
935 0.00620448
936 0.00614784
937 0.00622592
938 0.00620224
939 0.00621728
940 0.00616672
941 0.00642272
942 0.0062608
943 0.00623936
944 0.006168
945 0.00627616
946 0.00623808
947 0.00628704
948 0.00622208
949 0.00624096
950 0.00634272
951 0.00622944
952 0.0061936
953 0.00621504
954 0.00623488
955 0.00625824
956 0.00616096
957 0.0062624
958 0.00627264
959 0.00624096
960 0.00616992
961 0.00625536
962 0.00625344
963 0.00624352
964 0.0061664
965 0.00625344
966 0.00624288
967 0.00626656
968 0.0062016
969 0.00624608
970 0.0062544
971 0.00625792
972 0.00624032
973 0.00634784
974 0.00625664
975 0.00636416
976 0.006184
977 0.00626304
978 0.00629408
979 0.00626976
980 0.00619456
981 0.00630368
982 0.0062688
983 0.00631552
984 0.00620128
985 0.00628288
986 0.00628768
987 0.0062832
988 0.00623136
989 0.0062928
990 0.00629984
991 0.00630496
992 0.00618304
993 0.00627776
994 0.00629088
995 0.0062848
996 0.00621312
997 0.00629632
998 0.006288
999 0.00629696
1000 0.00623968
1001 0.0063008
1002 0.00631008
1003 0.00630976
1004 0.00623904
1005 0.00632992
1006 0.00629312
1007 0.00631968
1008 0.00639936
1009 0.00702656
1010 0.00651744
1011 0.00685824
1012 0.00648
1013 0.00650176
1014 0.00654976
1015 0.00651488
1016 0.00629312
1017 0.00631904
1018 0.00635872
1019 0.00657056
1020 0.0063424
1021 0.00637632
1022 0.00636992
1023 0.00636096
1024 0.006296
];
ScalarMultiply = [
1 0.0537917
2 0.029776
3 0.0220278
4 0.0175386
5 0.0145248
6 0.0129379
7 0.0117958
8 0.0108605
9 0.0101488
10 0.00961504
11 0.00913472
12 0.0087456
13 0.00844
14 0.00820128
15 0.00795104
16 0.00770816
17 0.0075968
18 0.00745728
19 0.00732928
20 0.00707232
21 0.0070208
22 0.00694144
23 0.00690336
24 0.00679968
25 0.00676384
26 0.007096
27 0.00676992
28 0.00663168
29 0.00659904
30 0.00645472
31 0.00642912
32 0.00621984
33 0.006472
34 0.00642944
35 0.00634752
36 0.0062512
37 0.00625824
38 0.00621376
39 0.0062288
40 0.00612352
41 0.00616576
42 0.00613984
43 0.00604864
44 0.00598272
45 0.00601504
46 0.00605568
47 0.00600128
48 0.00589728
49 0.00610784
50 0.00592352
51 0.00604544
52 0.0059776
53 0.00599008
54 0.00591712
55 0.0059056
56 0.0057536
57 0.00592608
58 0.00580896
59 0.00585984
60 0.00577952
61 0.00576736
62 0.00572288
63 0.00572352
64 0.00560096
65 0.00576096
66 0.00571392
67 0.00571008
68 0.0055632
69 0.00556128
70 0.00556672
71 0.0101046
72 0.00546112
73 0.00553248
74 0.00548096
75 0.005528
76 0.00551904
77 0.00547232
78 0.00548128
79 0.00556352
80 0.00537856
81 0.00554528
82 0.005464
83 0.0054992
84 0.00545152
85 0.00543808
86 0.00548576
87 0.00544416
88 0.00535584
89 0.00547744
90 0.00550304
91 0.00541248
92 0.00557568
93 0.00561728
94 0.0056048
95 0.00561344
96 0.00549664
97 0.00560384
98 0.00542048
99 0.00556512
100 0.0054368
101 0.0056272
102 0.0055616
103 0.00544704
104 0.0053728
105 0.00538848
106 0.00540096
107 0.00551872
108 0.00536256
109 0.00548448
110 0.00536608
111 0.00534304
112 0.00528192
113 0.00559808
114 0.0057888
115 0.00575104
116 0.00571584
117 0.0059136
118 0.00572064
119 0.00584768
120 0.00555136
121 0.00584384
122 0.00590272
123 0.00590144
124 0.00584512
125 0.00591488
126 0.00592672
127 0.00575712
128 0.00535776
129 0.00537728
130 0.00536192
131 0.00542848
132 0.00536
133 0.00542528
134 0.00544256
135 0.00538752
136 0.00527776
137 0.00530112
138 0.00533344
139 0.00534016
140 0.0052816
141 0.00535456
142 0.00533504
143 0.00536416
144 0.00526272
145 0.00535968
146 0.005368
147 0.00536032
148 0.00533248
149 0.00579808
150 0.005368
151 0.0053776
152 0.00529856
153 0.00531296
154 0.00532096
155 0.00530912
156 0.00527136
157 0.00530176
158 0.00536864
159 0.00537696
160 0.005248
161 0.00534016
162 0.00532
163 0.00536832
164 0.00532992
165 0.00536288
166 0.00536128
167 0.00554208
168 0.00533056
169 0.00538112
170 0.00535392
171 0.00538464
172 0.00534464
173 0.00537024
174 0.0053472
175 0.00534176
176 0.0053776
177 0.00535232
178 0.00533184
179 0.00536416
180 0.0053184
181 0.00532352
182 0.0053056
183 0.00527776
184 0.00530624
185 0.00527712
186 0.00531328
187 0.00533056
188 0.00526912
189 0.00537056
190 0.00534496
191 0.00533696
192 0.00524544
193 0.00536992
194 0.00540672
195 0.005352
196 0.00528032
197 0.00533472
198 0.0053312
199 0.00537888
200 0.00529248
201 0.00534432
202 0.00557792
203 0.0053616
204 0.00538336
205 0.00541504
206 0.00537984
207 0.00539936
208 0.00527168
209 0.0054304
210 0.00546816
211 0.00532672
212 0.00530656
213 0.00535392
214 0.00534784
215 0.00537952
216 0.00529376
217 0.00535328
218 0.00531296
219 0.0053424
220 0.00524768
221 0.0053552
222 0.00530208
223 0.00531968
224 0.00525344
225 0.00534368
226 0.0053152
227 0.00533984
228 0.00530016
229 0.0053376
230 0.00533344
231 0.00542688
232 0.00530688
233 0.00535776
234 0.00532928
235 0.00542912
236 0.00529792
237 0.0053488
238 0.0053376
239 0.00536384
240 0.0053456
241 0.0054272
242 0.00532672
243 0.00542912
244 0.00532768
245 0.00544224
246 0.0053472
247 0.00540672
248 0.0053344
249 0.00538816
250 0.005408
251 0.00537312
252 0.00540992
253 0.00538272
254 0.00543264
255 0.0054016
256 0.00530656
257 0.00541024
258 0.00540512
259 0.00540608
260 0.00534464
261 0.00537312
262 0.00533248
263 0.00534208
264 0.00529888
265 0.00534112
266 0.00535936
267 0.00534208
268 0.00536
269 0.00538688
270 0.00539808
271 0.00532224
272 0.0052208
273 0.0052944
274 0.00528768
275 0.00532352
276 0.00531552
277 0.00527072
278 0.00528224
279 0.00547744
280 0.0054704
281 0.00551424
282 0.0055024
283 0.0059008
284 0.00549952
285 0.00547168
286 0.00550496
287 0.00548512
288 0.0053296
289 0.00542432
290 0.00539584
291 0.00547168
292 0.0053696
293 0.005496
294 0.00534976
295 0.00533856
296 0.00530304
297 0.0053648
298 0.00535936
299 0.00537472
300 0.00528224
301 0.00555488
302 0.00566816
303 0.0056352
304 0.00561632
305 0.00574528
306 0.00571488
307 0.00584896
308 0.00564864
309 0.00573088
310 0.00580512
311 0.005816
312 0.00577408
313 0.00585568
314 0.00581248
315 0.00568672
316 0.00553696
317 0.0053968
318 0.00537312
319 0.0054384
320 0.0053264
321 0.00542656
322 0.00547072
323 0.00554528
324 0.005376
325 0.0054208
326 0.00538912
327 0.00541408
328 0.00532256
329 0.00537824
330 0.00536544
331 0.00537728
332 0.00534592
333 0.00537312
334 0.00536512
335 0.0054144
336 0.00529536
337 0.00535936
338 0.00535552
339 0.00538048
340 0.00532032
341 0.00538848
342 0.00534784
343 0.0054352
344 0.00533568
345 0.00537056
346 0.00538272
347 0.00537472
348 0.00530368
349 0.00538592
350 0.00537984
351 0.00534752
352 0.00538368
353 0.00540512
354 0.00538112
355 0.00540704
356 0.00532416
357 0.00537312
358 0.00533728
359 0.00532896
360 0.00526528
361 0.00544704
362 0.00529696
363 0.0053088
364 0.00527264
365 0.0052912
366 0.0052304
367 0.00530016
368 0.00519808
369 0.00527168
370 0.00525728
371 0.00552928
372 0.0052672
373 0.00530048
374 0.005288
375 0.00529344
376 0.00524288
377 0.00531264
378 0.00527424
379 0.00527296
380 0.00522816
381 0.00545792
382 0.00545536
383 0.00533312
384 0.00537088
385 0.00537504
386 0.00532448
387 0.00533888
388 0.005304
389 0.0053328
390 0.00533184
391 0.0053792
392 0.00528768
393 0.00532864
394 0.005344
395 0.00535328
396 0.00530848
397 0.00533696
398 0.00532672
399 0.0053616
400 0.00524768
401 0.00538208
402 0.0053552
403 0.00543168
404 0.00530112
405 0.0053376
406 0.00532544
407 0.0053392
408 0.0053456
409 0.00534656
410 0.00540288
411 0.00542272
412 0.0053104
413 0.00536
414 0.0053504
415 0.00541056
416 0.00524896
417 0.00539648
418 0.00541408
419 0.00538784
420 0.00540128
421 0.00536768
422 0.0054816
423 0.00538528
424 0.00529888
425 0.00539776
426 0.00537248
427 0.00536064
428 0.00540928
429 0.00539584
430 0.00539328
431 0.0054512
432 0.0052672
433 0.00544384
434 0.005368
435 0.00541376
436 0.00532864
437 0.00541312
438 0.00538368
439 0.00541216
440 0.0053152
441 0.00538976
442 0.00537216
443 0.0054208
444 0.00549664
445 0.00541152
446 0.00539968
447 0.00541248
448 0.00528256
449 0.00542496
450 0.00544096
451 0.0054224
452 0.00538176
453 0.00542688
454 0.00539648
455 0.00542336
456 0.00549472
457 0.00558208
458 0.0055888
459 0.00565888
460 0.0055696
461 0.00558816
462 0.00556096
463 0.00558656
464 0.00587872
465 0.00552192
466 0.005448
467 0.00543968
468 0.00541408
469 0.0054752
470 0.00559552
471 0.0055792
472 0.0053696
473 0.00540672
474 0.00544608
475 0.00556384
476 0.00562912
477 0.00575168
478 0.00578208
479 0.00584096
480 0.00595872
481 0.00573056
482 0.00589792
483 0.0059552
484 0.00603584
485 0.00600512
486 0.00592992
487 0.00595712
488 0.00574464
489 0.00557472
490 0.00539456
491 0.00540064
492 0.00544288
493 0.0054368
494 0.005424
495 0.00545248
496 0.00548224
497 0.00558016
498 0.00543072
499 0.0054304
500 0.00537664
501 0.00549952
502 0.00543232
503 0.0054176
504 0.00534048
505 0.0054064
506 0.00538272
507 0.00537984
508 0.00537728
509 0.00544256
510 0.00541472
511 0.00545056
512 0.00531488
513 0.00540992
514 0.00539456
515 0.00538624
516 0.00535872
517 0.00539488
518 0.0054016
519 0.00541312
520 0.00536192
521 0.00542304
522 0.00540224
523 0.00541632
524 0.005368
525 0.0054176
526 0.00547456
527 0.0054576
528 0.00533984
529 0.00545184
530 0.0054096
531 0.00538176
532 0.00533536
533 0.00537536
534 0.00532928
535 0.00536032
536 0.00527456
537 0.0053376
538 0.0053216
539 0.00534528
540 0.00527424
541 0.00529152
542 0.00527424
543 0.0052704
544 0.00531936
545 0.005312
546 0.00527712
547 0.0053152
548 0.00525664
549 0.00531648
550 0.0052368
551 0.0053008
552 0.00520064
553 0.00529664
554 0.00524992
555 0.00529088
556 0.00522336
557 0.00528928
558 0.0052928
559 0.00532704
560 0.00519008
561 0.00527584
562 0.0052912
563 0.00530272
564 0.00523008
565 0.005304
566 0.00530432
567 0.00529664
568 0.00522304
569 0.00533568
570 0.00529248
571 0.00530848
572 0.00526304
573 0.00529248
574 0.00532704
575 0.0057344
576 0.00525344
577 0.00535552
578 0.00531584
579 0.0054752
580 0.0053424
581 0.00533184
582 0.00532128
583 0.00537152
584 0.00530016
585 0.00535808
586 0.00533824
587 0.0053632
588 0.00529568
589 0.00536608
590 0.00532096
591 0.00535008
592 0.00524416
593 0.0053424
594 0.00532224
595 0.00532992
596 0.005296
597 0.00532192
598 0.00531936
599 0.0053728
600 0.00529024
601 0.00532576
602 0.00539616
603 0.0053504
604 0.00542816
605 0.00544416
606 0.00533664
607 0.00532928
608 0.00524608
609 0.005368
610 0.00535712
611 0.00536032
612 0.00531808
613 0.00536352
614 0.00537024
615 0.00537184
616 0.00529568
617 0.00537248
618 0.0053648
619 0.00536224
620 0.00531072
621 0.00535008
622 0.00535168
623 0.00538144
624 0.00528384
625 0.00538848
626 0.0053664
627 0.00551104
628 0.00535904
629 0.00573696
630 0.00539232
631 0.00538176
632 0.00534176
633 0.00538144
634 0.0053952
635 0.0054032
636 0.00531136
637 0.00536
638 0.0053888
639 0.00539104
640 0.0053168
641 0.00538432
642 0.0053728
643 0.00538976
644 0.0053344
645 0.0053792
646 0.0054432
647 0.0056944
648 0.00550656
649 0.00559168
650 0.00553792
651 0.00557024
652 0.00550592
653 0.00557408
654 0.005568
655 0.00564288
656 0.00548512
657 0.00559744
658 0.00567264
659 0.00576864
660 0.00563872
661 0.00571264
662 0.00580864
663 0.00589504
664 0.00565152
665 0.00588128
666 0.00589792
667 0.00603104
668 0.00592992
669 0.00598688
670 0.00580704
671 0.005792
672 0.00547904
673 0.00541536
674 0.0053856
675 0.005408
676 0.00537824
677 0.00541472
678 0.00539872
679 0.00544992
680 0.00539808
681 0.00546944
682 0.0054272
683 0.00569856
684 0.00561088
685 0.00542464
686 0.00536672
687 0.00541504
688 0.00529248
689 0.00544064
690 0.00540416
691 0.00541664
692 0.005368
693 0.00542848
694 0.00539936
695 0.00542176
696 0.0053648
697 0.00541696
698 0.00540096
699 0.0056752
700 0.0053616
701 0.00540384
702 0.00541792
703 0.00541344
704 0.00530944
705 0.00542624
706 0.00542624
707 0.00557792
708 0.00539936
709 0.005456
710 0.00543776
711 0.00543392
712 0.00535904
713 0.00542656
714 0.0053952
715 0.00554144
716 0.00539616
717 0.00545536
718 0.00543744
719 0.005456
720 0.0053376
721 0.00543744
722 0.00540032
723 0.00547008
724 0.00539872
725 0.00543296
726 0.00543008
727 0.00546912
728 0.00538624
729 0.00553152
730 0.00549568
731 0.00551712
732 0.005464
733 0.00547968
734 0.0054704
735 0.005496
736 0.00544352
737 0.00547648
738 0.00549856
739 0.00551968
740 0.00542336
741 0.00550048
742 0.00548224
743 0.00548896
744 0.00541728
745 0.0054704
746 0.00547072
747 0.005472
748 0.00543136
749 0.00552384
750 0.00545952
751 0.00546848
752 0.00542368
753 0.00548704
754 0.00547328
755 0.0055152
756 0.0054976
757 0.00548512
758 0.0054752
759 0.00556224
760 0.00539904
761 0.00550464
762 0.00547904
763 0.0054944
764 0.00543968
765 0.00547712
766 0.00544448
767 0.00549184
768 0.00539552
769 0.00552608
770 0.00549216
771 0.00550368
772 0.00544032
773 0.00551616
774 0.00549408
775 0.00553536
776 0.0054368
777 0.00552192
778 0.0054816
779 0.00550784
780 0.00550496
781 0.00549568
782 0.00548224
783 0.00551744
784 0.00538752
785 0.00554432
786 0.0055008
787 0.005528
788 0.00547488
789 0.00558048
790 0.00560832
791 0.00553344
792 0.00546784
793 0.00555168
794 0.00551232
795 0.0055296
796 0.00549376
797 0.00551552
798 0.00554816
799 0.00565504
800 0.00544192
801 0.00554912
802 0.00564864
803 0.00567936
804 0.00565792
805 0.0057136
806 0.00570048
807 0.00577344
808 0.0056608
809 0.0058128
810 0.00572192
811 0.00573312
812 0.00572
813 0.00557184
814 0.00560256
815 0.00554752
816 0.005464
817 0.00557408
818 0.00552896
819 0.00557728
820 0.00569472
821 0.00592
822 0.0058384
823 0.00620032
824 0.00589632
825 0.00596544
826 0.00586496
827 0.0059472
828 0.00582752
829 0.0062976
830 0.00599808
831 0.00602624
832 0.00588704
833 0.00612448
834 0.0059168
835 0.00574816
836 0.00553568
837 0.00555776
838 0.00553024
839 0.00560544
840 0.00551392
841 0.00561024
842 0.00559776
843 0.0056192
844 0.00553216
845 0.00613504
846 0.00559488
847 0.00566592
848 0.00547008
849 0.005568
850 0.00556
851 0.00559648
852 0.0055216
853 0.00556736
854 0.00554848
855 0.00558336
856 0.00549056
857 0.00557312
858 0.005568
859 0.00557056
860 0.00550112
861 0.00556992
862 0.0055328
863 0.00556864
864 0.00564544
865 0.00560576
866 0.00557952
867 0.00559232
868 0.00552128
869 0.00558848
870 0.0056192
871 0.00562336
872 0.00552032
873 0.00559968
874 0.0055328
875 0.00556864
876 0.00550144
877 0.00558592
878 0.00555424
879 0.00563392
880 0.00545888
881 0.0056
882 0.00557856
883 0.0057808
884 0.00551904
885 0.00558688
886 0.0055584
887 0.0056208
888 0.00550272
889 0.00565888
890 0.00556512
891 0.00558976
892 0.00553024
893 0.0055808
894 0.00553216
895 0.0055968
896 0.00545248
897 0.00561984
898 0.00559104
899 0.00568384
900 0.00558464
901 0.0056128
902 0.00553824
903 0.00563136
904 0.00553888
905 0.00560544
906 0.00556704
907 0.00563136
908 0.00559328
909 0.00568544
910 0.00562464
911 0.00566624
912 0.005456
913 0.00562144
914 0.00553376
915 0.00562144
916 0.00553568
917 0.00559008
918 0.0055456
919 0.00561472
920 0.00550976
921 0.00556896
922 0.00558336
923 0.00556192
924 0.0055456
925 0.00558048
926 0.00553632
927 0.00557504
928 0.0056496
929 0.0055888
930 0.00555616
931 0.00551264
932 0.00547712
933 0.00556128
934 0.00559488
935 0.0055536
936 0.00550016
937 0.00556608
938 0.00556704
939 0.005608
940 0.00553088
941 0.00557536
942 0.005584
943 0.005584
944 0.00547392
945 0.00553568
946 0.0055392
947 0.0055376
948 0.0054992
949 0.0056016
950 0.00555648
951 0.00555456
952 0.00554656
953 0.00555328
954 0.005568
955 0.0055712
956 0.00554048
957 0.00558848
958 0.00555488
959 0.00559264
960 0.0054784
961 0.00555072
962 0.00556992
963 0.0056464
964 0.00551168
965 0.0056208
966 0.0056464
967 0.00558944
968 0.00568576
969 0.00560256
970 0.00569696
971 0.00558144
972 0.00562048
973 0.00559072
974 0.00562432
975 0.005616
976 0.0055008
977 0.0055856
978 0.00557856
979 0.0056096
980 0.00553728
981 0.0055712
982 0.00560288
983 0.005696
984 0.00570176
985 0.00574624
986 0.00575488
987 0.00578304
988 0.00572768
989 0.00589536
990 0.00577696
991 0.00577504
992 0.00558656
993 0.00567712
994 0.00556032
995 0.0056384
996 0.00554784
997 0.00560864
998 0.00562912
999 0.00560224
1000 0.00557568
1001 0.00580064
1002 0.00595744
1003 0.00597696
1004 0.0059504
1005 0.00628704
1006 0.00596352
1007 0.0060288
1008 0.00577344
1009 0.00593664
1010 0.00611456
1011 0.00615968
1012 0.00609632
1013 0.00617312
1014 0.00608064
1015 0.00588928
1016 0.00562784
1017 0.00562368
1018 0.00564864
1019 0.00569024
1020 0.00561056
1021 0.00579776
1022 0.00568096
1023 0.0056848
1024 0.00555264
];



latexWidth = 5;
latexHeight = 4;


figure(1); clf
plot(0:1024,[10; ConvGPU(:,2)],'k'); grid on; axis tight
A = max(ConvGPU(400:end,2));
M = min(ConvGPU(1:end,2));
[time Idx] = min(ConvGPU(1:end,2));
fprintf('Fastest time for ConvGPU is %f with %d threads\n',time,Idx)
marge = axis;
axis([marge(1:2) M*0.9 A*1.1])
ax = gca;
ax.XTick = (0:2^7:1024);
xlabel('threads/block')
ylabel('time (ms)')

ax.FontName = 'Times New Roman';

ff = gcf;
homer = ff.Units;
ff.Units = 'inches';
bart = ff.Position;
ff.Position = [bart(1:2) latexWidth latexHeight];
ff.PaperPositionMode = 'auto';
ff.Units = homer;
drawnow
print(ff, '-depsc', ['ConvGPU_global_12672_186taps']) %save as eps a 

% return




figure(2); clf
plot(0:1024,[10; ConvGPUshared(:,2)],'k'); grid on; axis tight
A = max(ConvGPUshared(400:end,2));
M = min(ConvGPUshared(186:end,2));
[time Idx] = min(ConvGPUshared(1:end,2));
fprintf('Fastest time for ConvGPUshared is %f with %d threads\n',time,Idx)
marge = axis;
axis([marge(1:2) M*0.9 A*1.1])
ax = gca;
ax.XTick = (0:2^7:1024);
xlabel('threads/block')
ylabel('time (ms)')

ax.FontName = 'Times New Roman';

ff = gcf;
homer = ff.Units;
ff.Units = 'inches';
bart = ff.Position;
ff.Position = [bart(1:2) latexWidth latexHeight];
ff.PaperPositionMode = 'auto';
ff.Units = homer;
drawnow
print(ff, '-depsc', ['ConvGPU_shared_12672_186taps']) %save as eps a 







figure(3); clf
plot(0:1024,[10; PointToPointMultiply(:,2)],'k'); grid on; axis tight
A = max(PointToPointMultiply(400:end,2));
M = min(PointToPointMultiply(1:end,2));
[time Idx] = min(PointToPointMultiply(1:end,2));
fprintf('Fastest time for PointToPointMultiply is %f with %d threads\n',time,Idx)
marge = axis;
axis([marge(1:2) M*0.9 A*1.01])
ax = gca;
ax.XTick = (0:2^7:1024);
xlabel('threads/block')
ylabel('time (ms)')

ax.FontName = 'Times New Roman';

ff = gcf;
homer = ff.Units;
ff.Units = 'inches';
bart = ff.Position;
ff.Position = [bart(1:2) latexWidth latexHeight];
ff.PaperPositionMode = 'auto';
ff.Units = homer;
drawnow
print(ff, '-depsc', ['PointToPointMultiply_12672_186taps']) %save as eps a 





figure(4); clf
plot(0:1024,[10; ScalarMultiply(:,2)],'k'); grid on; axis tight
A = max(ScalarMultiply(400:end,2));
M = min(ScalarMultiply(400:end,2));
[time Idx] = min(ScalarMultiply(1:end,2));
fprintf('Fastest time for ScalarMultiply is %f with %d threads\n',time,Idx)
marge = axis;
axis([marge(1:2) M*0.95 A*1.05])
ax = gca;
ax.XTick = (0:2^7:1024);
xlabel('threads/block')
ylabel('time (ms)')

ax.FontName = 'Times New Roman';

ff = gcf;
homer = ff.Units;
ff.Units = 'inches';
bart = ff.Position;
ff.Position = [bart(1:2) latexWidth latexHeight];
ff.PaperPositionMode = 'auto';
ff.Units = homer;
drawnow
print(ff, '-depsc', ['ScalarMultiply_12672_186taps']) %save as eps a 
